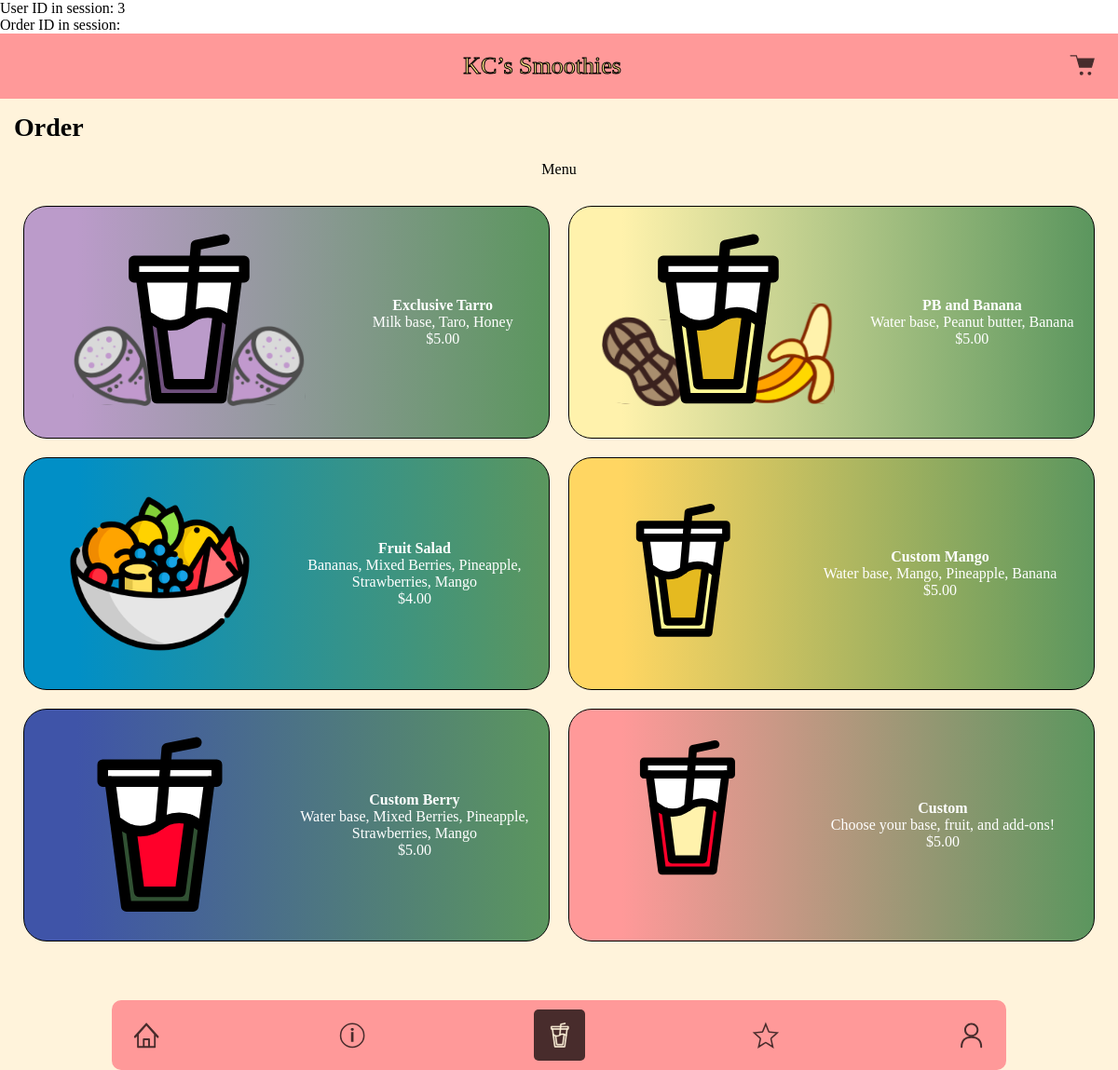
Screenshot of /order.php (signed in) with the database file from the repository.
### tables this page shows
CREATE TABLE `menu` (
  `id` int(11) NOT NULL,
  `title` varchar(100) DEFAULT NULL,
  `img` varchar(255) DEFAULT NULL,
  `add_ons` text,
  `price` decimal(10,2) DEFAULT NULL,
  `category` varchar(250) NOT NULL,
  `description` varchar(250) NOT NULL
);

### order.php (the view, shortened to what this page needs)
<?php
require 'dbconnect.php';
echo "User ID in session: " . $_SESSION['user_id'] . "<br>";
echo "Order ID in session: " . $_SESSION['order_id'] . "<br>";
?>
<!DOCTYPE html>
<html lang="en">
<head>
    <link rel="stylesheet" href="css/style.css">
    <link rel="stylesheet" href="css/order.css">
</head>
<body>
<header>
    <div>KC’s Smoothies</div>
    <div><img id="cartBtn" src="image/home_assets/icons/cart_empty.svg" height="28" width="36"/></div>
</header>
<div class="content">
    <div class="order_title">Order</div>
    <div class="order_list">
        <a>Menu</a>
    </div>
<?php
function determineClassBasedOnTitle($title) {
    $normalizedTitle = strtolower($title);
    if (strpos($normalizedTitle, 'pb and banana') !== false) {
        return 'pb_and_banana_smoothie';
    } elseif (strpos($normalizedTitle, 'exclusive tarro') !== false) {
        return 'taro_smoothie';
    } elseif (strpos($normalizedTitle, 'fruit salad') !== false) {
        return 'fruit_salad';
    } elseif (strpos($normalizedTitle, 'custom berry') !== false) {
        return 'custom_berry_smoothie';
    } elseif (strpos($normalizedTitle, 'custom mango') !== false) {
        return 'custom_mango_smoothie';
    } elseif (strpos($normalizedTitle, 'custom') !== false) {
        return 'custom_smoothie';
    } else {
        return 'default_smoothie';
    }
}
try {
    $sql = "SELECT * FROM menu";
    $stmt = $conn->prepare($sql);
    $stmt->execute();
    $menuItems = $stmt->fetchAll();
} catch (PDOException $e) {
    echo "Error: " . $e->getMessage();
}
echo "<div class='order_shop_list'>";
foreach ($menuItems as $item) {
    $css_class = determineClassBasedOnTitle($item['title']);
    $formAction = ($item['id'] == 6) ? 'order/order1.php' : 'controller/add_to_cart.php';
    echo "<form method='post' action='" . htmlspecialchars($formAction) . "' class='" . htmlspecialchars($css_class) . "'>";
        echo "<button class='button'>";
            echo "<div class='button-content'>";
                echo "<div class='button-text-smoothie'>";
                    echo "<h1>" . htmlspecialchars($item['title']) . "</h1>";
                    echo "<p>" . htmlspecialchars($item['description']) . "</p>";
                    echo "<p> $" . htmlspecialchars($item['price']) . "</p>";
                echo "</div>";
                echo '<img src="image/home_assets/icons/' . htmlspecialchars($item['img']) . '" alt="' . htmlspecialchars($item['title']) . ' image">';
            echo "</div>";
    echo "</button>";
    echo "</form>";
}
echo "</div>";
?>
</div>
<menu>
    <div id="home">
        <img src="../image/home_assets/icons/home_icon_neutral.svg" height="35" width="35"/>
    </div>
    <div id="map">
        <img src="../image/home_assets/icons/map_icon_neutral.svg" height="35" width="35"/>
    </div>
    <div class="active" id="order">
        <img src="../image/home_assets/icons/order_icon_selected.svg" height="35" width="35"/>
    </div>
    <div id="rewards">
        <img src="../image/home_assets/icons/rewards_icon_neutral.svg" height="35" width="35"/>
    </div>
    <div id="account">
        <img src="../image/home_assets/icons/account_icon_neutral.svg" height="35" width="35"/>
    </div>
</menu>
</body>
</html>

### css/style.css (style rules this page uses)
* { padding: 0; margin: 0; box-sizing: border-box; }
img { display: block; }
header { background: #FF9999; display: flex; justify-content: space-between; font-family: 'PermanentMarker-Regular'; color: #F8DD80; -webkit-text-stroke: 1px black; padding: 20px; font-size: 26px; }
.content { width: 100%; overflow-y: auto; background: #FFF3DB; }
menu { background: #FF9999; display: flex; text-align: center; font-family: "Poppins"; }
menu img { margin: auto; }
menu>div { padding: 10px; border-radius: 5px; }
.active { background: #482C2C; color: white; }
a { text-decoration: none; }
.content { height: calc(100vh - 78px); padding: 15px 15px 100px 15px; }
menu { justify-content: space-between; padding: 10px; width: 960px; margin: auto; position: absolute; left: 50%; bottom: 0px; transform: translateX(-50%); border-radius: 10px; }

### css/order.css (style rules this page uses)
html { font-family: "Poppins"; }
.order_title { font-size: 1.75rem; font-weight: bold; font-family: 'Fredoka'; }
.order_list { display: flex; justify-content: space-between; margin-top: 20px; }
.order_list a { color: black; font-size: 1rem; font-family: 'Mobile-Standard'; }
.order_shop_list { display: grid; grid-template-columns: 1fr 1fr; grid-template-rows: 1fr 1fr 1fr; margin-top: 20px; }
.order_shop_list>form { margin: 10px; }
.order_shop_list img { width: 100%; }
h1 { font-family: 'Button-Text'; font-size: 1rem; color: white; }
p { font-family: "Mobile-Standard"; font-size: 1rem; color: white; text-align: center; }
.button-text-smoothie { display: flex; justify-content: right; align-items: center; flex-direction: column; }
.button { width: 100%; min-height: 250px; max-height: 300px; border: 1px solid black; border-radius: 25px; padding: .5rem; display: flex; justify-content: center; align-items: center; }
.button-content>img { width: auto; height: 200px; padding: 0.25rem; margin: 0.25rem; object-fit: contain; }
.button-content { display: flex; justify-content: space-around; align-items: center; flex-direction: row-reverse; width: 100%; height: 100%; }
.pb_and_banana_smoothie .button { background: linear-gradient(to right, #FFF2AC 10%, #5B965E 100%) }
.taro_smoothie .button { background: linear-gradient(to right, #BB9BCA 10%, #5B965E 100%) }
.fruit_salad .button { background: linear-gradient(to right, #018FC6 10%, #5B965E 100%) }
.custom_berry_smoothie .button { background: linear-gradient(to right, #3F54A8 10%, #5B965E 100%) }
.custom_mango_smoothie .button { background: linear-gradient(to right, #FFD662 10%, #5B965E 100%) }
.custom_smoothie .button { background: linear-gradient(to right, #FF9999 10%, #5B965E 100%) }

### rows the page displays
menu: title "Exclusive Tarro", description "Milk base, Taro, Honey", price "5.00", img (picture)
menu: title "PB and Banana", description "Water base, Peanut butter, Banana", price "5.00", img (picture)
menu: title "Fruit Salad", description "Bananas, Mixed Berries, Pineapple, Strawberries, Mango", price "4.00", img (picture)
menu: title "Custom Mango", description "Water base, Mango, Pineapple, Banana", price "5.00", img (picture)
menu: title "Custom Berry", description "Water base, Mixed Berries, Pineapple, Strawberries, Mango", price "5.00", img (picture)
menu: title "Custom", description "Choose your base, fruit, and add-ons!", price "5.00", img (picture)

### other values shown
$_SESSION['user_id'] "3"
